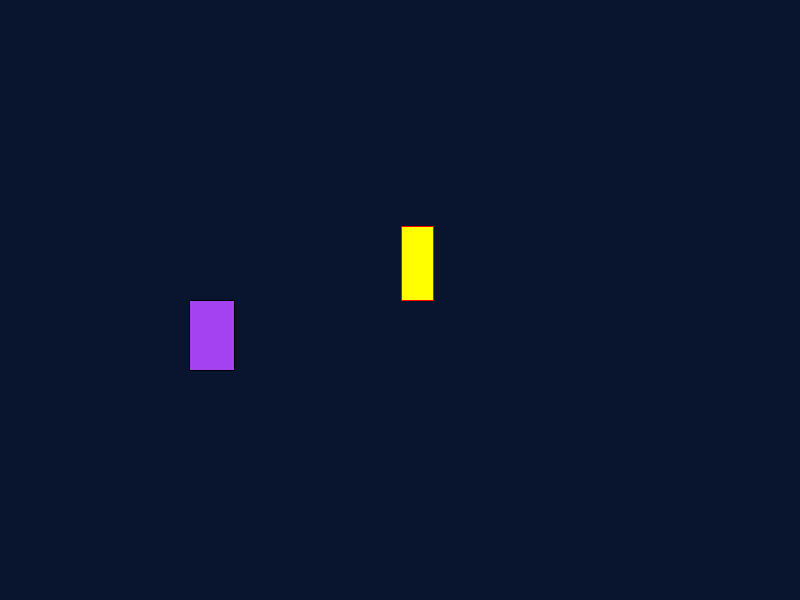
Frame 1 (no input)
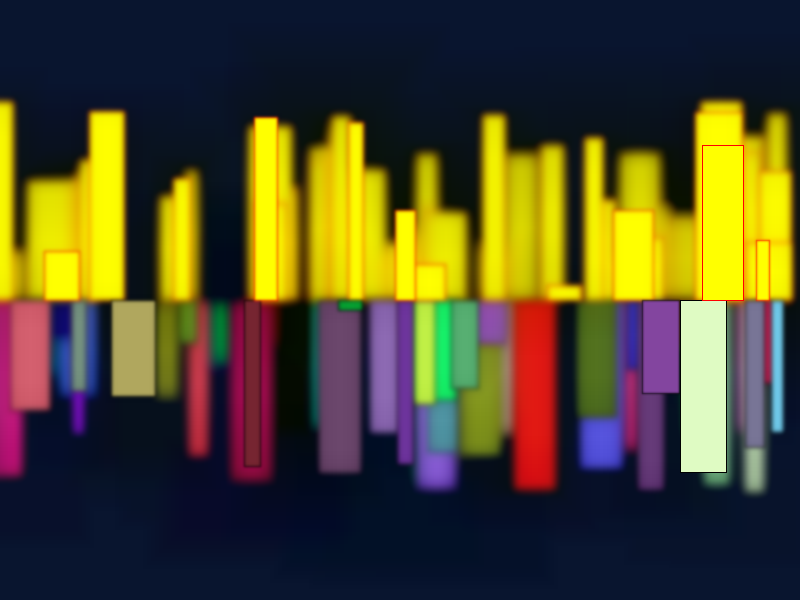
Frame 60 (the mouse pressed at the canvas centre just before this capture)
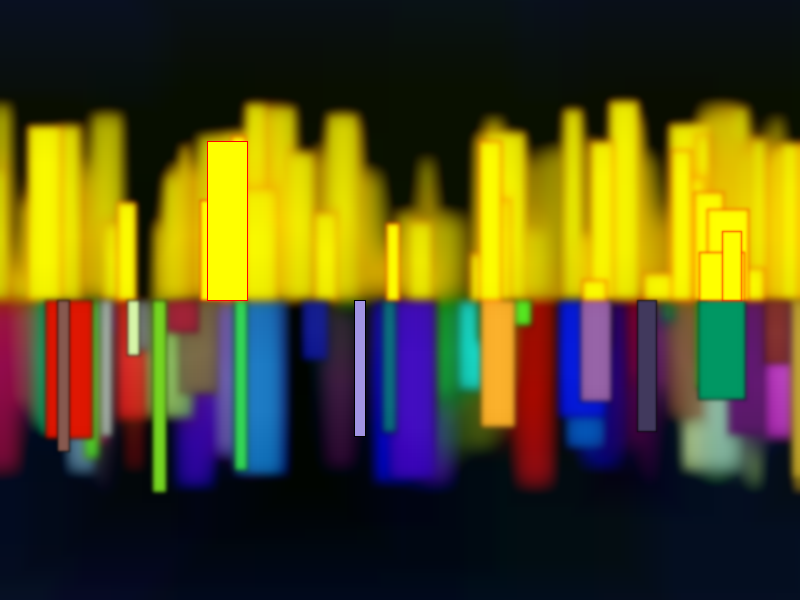
Frame 120 (the mouse held since frame 60 and released just before this capture)

The Processing sketch that drew these frames (run headless with seeded random() and noise(); from frame 60 on, the mouse is pressed at the canvas centre):

// Processing sketch: processing_87640
// ── processing_87640.pde

float i=0;

void setup()
{
 size(800,600);
 background(9,21,47);
 smooth();
 frameRate(30); 
}

void draw()
{
if (i<width)
reflection();
}

void reflection()
{
    stroke(0);
  fill(random(0,255),random(0,255),random(0,255));
  filter(BLUR,1);
  rect(random(0,800),(300), random(10,50), random(10,200));
  pushMatrix();
  translate(400,300);
  rotate(radians(180));
   stroke(255,0,0);
   fill(255,255,0);
   rect(random(-400,400),(0), random(10,50), random(10,200));
  popMatrix();
}
